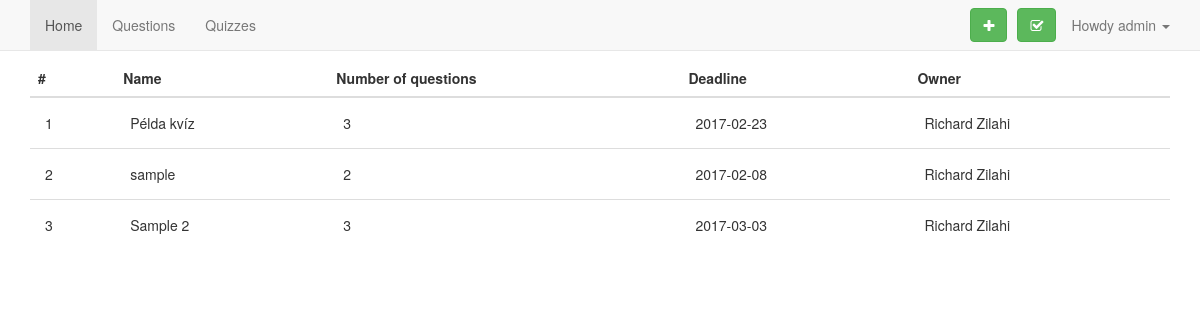
/quiz_db_BACKUP/quizzes.php (signed in), run on the app's committed database.
### tables this page shows
CREATE TABLE `quizs` (
  `id` int(11) NOT NULL,
  `timestamp` timestamp NOT NULL DEFAULT CURRENT_TIMESTAMP ON UPDATE CURRENT_TIMESTAMP,
  `name` varchar(255) NOT NULL,
  `questions` varchar(255) NOT NULL,
  `deadline` date NOT NULL,
  `starts_from` date NOT NULL,
  `owner` varchar(255) NOT NULL,
  `max_sub` int(11) NOT NULL DEFAULT '5'
);

CREATE TABLE `users` (
  `id` int(11) unsigned NOT NULL,
  `fullname` varchar(255) DEFAULT NULL,
  `username` varchar(255) DEFAULT NULL,
  `password` varchar(255) NOT NULL,
  `neptun` varchar(255) DEFAULT NULL,
  `timestamp` timestamp NOT NULL DEFAULT CURRENT_TIMESTAMP ON UPDATE CURRENT_TIMESTAMP,
  `profilepic` varchar(255) DEFAULT NULL,
  `user_level` int(11) NOT NULL
);

### quiz_db_BACKUP/MySQL.php (called while the page is built, shortened)
<?php
class MySQL {
    private static $mysql_connection;
    static function connect() {
        $mysqlDatas = require(__DIR__ . "/configClass.php");
        self::$mysql_connection = new mysqli($mysqlDatas["mysql_host"], $mysqlDatas["mysql_username"], $mysqlDatas["mysql_password"], $mysqlDatas["mysql_database"]);
        self::$mysql_connection->set_charset("utf8");
        return mysqli_connect_errno();
    }
    static function getRows($query) {
        $array = array();
        if ( $result = self::$mysql_connection->query($query) ) {
            while ( $row = $result->fetch_object() ) {
                $array[] = $row;
            }
        }
        return $array;
    }
}
?>

### quiz_db_BACKUP/functions.php (the view, shortened to what this page needs)
<?php
include_once("MySQL.php");
function getNumberOfQuestionsForAQuiz ($quiz) {
  $count = explode(",", $quiz);
  $number = count($count)-1;
  return $number;
}
function getAllQuizzes () {
  $getAllQuizzesSql = "SELECT * FROM `quizs` ORDER BY `id` ASC  ";
  $rows = MySQL::getRows($getAllQuizzesSql);
  $count = 0;
  foreach ($rows as $row ) {
    $count++;
    $id = $row->id;
    $name = $row->name;
    $deadline = $row->deadline;
    $questions = $row->questions;
    $owner = $row->owner;
    $numberOfQuestions = getNumberOfQuestionsForAQuiz($questions);
    $quizOwner = getUserDetails($owner);
    echo '<tr class="clickable-row" data-id="'.$id.'">
    <td>'.$count.'</td>
    <td>'.$name.'</td>
    <td>'.$numberOfQuestions.'</td>
    <td>'.$deadline.'</td>
    <td>'.$quizOwner['fullname'].'</td>
    </tr>
    ';
  }
}
function getUserDetails ($username) {
    $getUserDetailsSql = "SELECT * FROM `users` where `username` = '$username' LIMIT 1" ;
    $rows = MySQL::getRows($getUserDetailsSql);
    $firstRow = $rows[0];
    $usersFullname = $firstRow->fullname;
    $result = array('fullname' => $usersFullname, );
    return $result;
}
?>

### quiz_db_BACKUP/css/questions.css (style rules this page uses)
.table>tbody>tr>td { padding: 15px; }

### data on the page
quizs: name "Példa kvíz", questions "3", deadline "2017-02-23", owner.fullname "Richard Zilahi"
quizs: name "sample", questions "2", deadline "2017-02-08", owner.fullname "Richard Zilahi"
quizs: name "Sample 2", questions "3", deadline "2017-03-03", owner.fullname "Richard Zilahi"

### other printed values
$_SESSION['username'] "admin"
